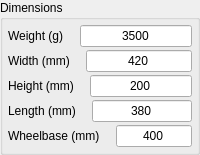
        <widget class="QGroupBox" name="groupBox">
         <property name="sizePolicy">
          <sizepolicy hsizetype="MinimumExpanding" vsizetype="Preferred">
           <horstretch>0</horstretch>
           <verstretch>0</verstretch>
          </sizepolicy>
         </property>
         <property name="title">
          <string>Dimensions</string>
         </property>
         <layout class="QGridLayout" name="gridLayout_11" rowstretch="0,0,0,0,0">
          <property name="leftMargin">
           <number>5</number>
          </property>
          <property name="topMargin">
           <number>5</number>
          </property>
          <property name="rightMargin">
           <number>5</number>
          </property>
          <property name="bottomMargin">
           <number>5</number>
          </property>
          <property name="spacing">
           <number>3</number>
          </property>
          <item row="2" column="0">
           <layout class="QHBoxLayout" name="horizontalLayout_28">
            <item>
             <widget class="QLabel" name="label_robot_weight_27">
              <property name="enabled">
               <bool>true</bool>
              </property>
              <property name="sizePolicy">
               <sizepolicy hsizetype="Maximum" vsizetype="Preferred">
                <horstretch>0</horstretch>
                <verstretch>0</verstretch>
               </sizepolicy>
              </property>
              <property name="minimumSize">
               <size>
                <width>0</width>
                <height>0</height>
               </size>
              </property>
              <property name="maximumSize">
               <size>
                <width>16777215</width>
                <height>16777215</height>
               </size>
              </property>
              <property name="text">
               <string>Height (mm)</string>
              </property>
             </widget>
            </item>
            <item>
             <spacer name="horizontalSpacer_27">
              <property name="orientation">
               <enum>Qt::Horizontal</enum>
              </property>
              <property name="sizeType">
               <enum>QSizePolicy::Preferred</enum>
              </property>
              <property name="sizeHint" stdset="0">
               <size>
                <width>13</width>
                <height>20</height>
               </size>
              </property>
             </spacer>
            </item>
            <item>
             <widget class="QLineEdit" name="lineEdit_robot_height">
              <property name="enabled">
               <bool>true</bool>
              </property>
              <property name="sizePolicy">
               <sizepolicy hsizetype="Ignored" vsizetype="Fixed">
                <horstretch>0</horstretch>
                <verstretch>0</verstretch>
               </sizepolicy>
              </property>
              <property name="minimumSize">
               <size>
                <width>0</width>
                <height>0</height>
               </size>
              </property>
              <property name="maximumSize">
               <size>
                <width>16777215</width>
                <height>16777215</height>
               </size>
              </property>
              <property name="text">
               <string>200</string>
              </property>
              <property name="alignment">
               <set>Qt::AlignCenter</set>
              </property>
             </widget>
            </item>
           </layout>
          </item>
          <item row="1" column="0">
           <layout class="QHBoxLayout" name="horizontalLayout_27">
            <item>
             <widget class="QLabel" name="label_robot_weight_26">
              <property name="enabled">
               <bool>true</bool>
              </property>
              <property name="sizePolicy">
               <sizepolicy hsizetype="Maximum" vsizetype="Preferred">
                <horstretch>0</horstretch>
                <verstretch>0</verstretch>
               </sizepolicy>
              </property>
              <property name="minimumSize">
               <size>
                <width>0</width>
                <height>0</height>
               </size>
              </property>
              <property name="maximumSize">
               <size>
                <width>16777215</width>
                <height>16777215</height>
               </size>
              </property>
              <property name="text">
               <string>Width (mm)</string>
              </property>
             </widget>
            </item>
            <item>
             <spacer name="horizontalSpacer_26">
              <property name="orientation">
               <enum>Qt::Horizontal</enum>
              </property>
              <property name="sizeType">
               <enum>QSizePolicy::Preferred</enum>
              </property>
              <property name="sizeHint" stdset="0">
               <size>
                <width>13</width>
                <height>20</height>
               </size>
              </property>
             </spacer>
            </item>
            <item>
             <widget class="QLineEdit" name="lineEdit_robot_width">
              <property name="enabled">
               <bool>true</bool>
              </property>
              <property name="sizePolicy">
               <sizepolicy hsizetype="Ignored" vsizetype="Fixed">
                <horstretch>0</horstretch>
                <verstretch>0</verstretch>
               </sizepolicy>
              </property>
              <property name="minimumSize">
               <size>
                <width>0</width>
                <height>0</height>
               </size>
              </property>
              <property name="maximumSize">
               <size>
                <width>16777215</width>
                <height>16777215</height>
               </size>
              </property>
              <property name="text">
               <string>420</string>
              </property>
              <property name="alignment">
               <set>Qt::AlignCenter</set>
              </property>
             </widget>
            </item>
           </layout>
          </item>
          <item row="4" column="0">
           <layout class="QHBoxLayout" name="horizontalLayout_29">
            <item>
             <widget class="QLabel" name="label_robot_weight_28">
              <property name="enabled">
               <bool>true</bool>
              </property>
              <property name="sizePolicy">
               <sizepolicy hsizetype="Maximum" vsizetype="Preferred">
                <horstretch>0</horstretch>
                <verstretch>0</verstretch>
               </sizepolicy>
              </property>
              <property name="minimumSize">
               <size>
                <width>0</width>
                <height>0</height>
               </size>
              </property>
              <property name="maximumSize">
               <size>
                <width>16777215</width>
                <height>16777215</height>
               </size>
              </property>
              <property name="text">
               <string>Wheelbase (mm)</string>
              </property>
             </widget>
            </item>
            <item>
             <spacer name="horizontalSpacer_28">
              <property name="orientation">
               <enum>Qt::Horizontal</enum>
              </property>
              <property name="sizeType">
               <enum>QSizePolicy::Preferred</enum>
              </property>
              <property name="sizeHint" stdset="0">
               <size>
                <width>13</width>
                <height>20</height>
               </size>
              </property>
             </spacer>
            </item>
            <item>
             <widget class="QLineEdit" name="lineEdit_robot_wheelbase">
              <property name="enabled">
               <bool>true</bool>
              </property>
              <property name="sizePolicy">
               <sizepolicy hsizetype="Ignored" vsizetype="Fixed">
                <horstretch>0</horstretch>
                <verstretch>0</verstretch>
               </sizepolicy>
              </property>
              <property name="minimumSize">
               <size>
                <width>0</width>
                <height>0</height>
               </size>
              </property>
              <property name="maximumSize">
               <size>
                <width>16777215</width>
                <height>16777215</height>
               </size>
              </property>
              <property name="text">
               <string>400</string>
              </property>
              <property name="alignment">
               <set>Qt::AlignCenter</set>
              </property>
             </widget>
            </item>
           </layout>
          </item>
          <item row="3" column="0">
           <layout class="QHBoxLayout" name="horizontalLayout_25">
            <item>
             <widget class="QLabel" name="label_robot_weight_13">
              <property name="enabled">
               <bool>true</bool>
              </property>
              <property name="sizePolicy">
               <sizepolicy hsizetype="Maximum" vsizetype="Preferred">
                <horstretch>0</horstretch>
                <verstretch>0</verstretch>
               </sizepolicy>
              </property>
              <property name="minimumSize">
               <size>
                <width>0</width>
                <height>0</height>
               </size>
              </property>
              <property name="maximumSize">
               <size>
                <width>16777215</width>
                <height>16777215</height>
               </size>
              </property>
              <property name="text">
               <string>Length (mm)</string>
              </property>
             </widget>
            </item>
            <item>
             <spacer name="horizontalSpacer_13">
              <property name="orientation">
               <enum>Qt::Horizontal</enum>
              </property>
              <property name="sizeType">
               <enum>QSizePolicy::Preferred</enum>
              </property>
              <property name="sizeHint" stdset="0">
               <size>
                <width>13</width>
                <height>20</height>
               </size>
              </property>
             </spacer>
            </item>
            <item>
             <widget class="QLineEdit" name="lineEdit_robot_lenght">
              <property name="enabled">
               <bool>true</bool>
              </property>
              <property name="sizePolicy">
               <sizepolicy hsizetype="Ignored" vsizetype="Fixed">
                <horstretch>0</horstretch>
                <verstretch>0</verstretch>
               </sizepolicy>
              </property>
              <property name="minimumSize">
               <size>
                <width>0</width>
                <height>0</height>
               </size>
              </property>
              <property name="maximumSize">
               <size>
                <width>16777215</width>
                <height>16777215</height>
               </size>
              </property>
              <property name="text">
               <string>380</string>
              </property>
              <property name="alignment">
               <set>Qt::AlignCenter</set>
              </property>
             </widget>
            </item>
           </layout>
          </item>
          <item row="0" column="0">
           <layout class="QHBoxLayout" name="horizontalLayout_26">
            <item>
             <widget class="QLabel" name="label_robot_weight_25">
              <property name="enabled">
               <bool>true</bool>
              </property>
              <property name="sizePolicy">
               <sizepolicy hsizetype="Maximum" vsizetype="Preferred">
                <horstretch>0</horstretch>
                <verstretch>0</verstretch>
               </sizepolicy>
              </property>
              <property name="minimumSize">
               <size>
                <width>0</width>
                <height>0</height>
               </size>
              </property>
              <property name="maximumSize">
               <size>
                <width>16777215</width>
                <height>16777215</height>
               </size>
              </property>
              <property name="text">
               <string>Weight (g)</string>
              </property>
             </widget>
            </item>
            <item>
             <spacer name="horizontalSpacer_25">
              <property name="orientation">
               <enum>Qt::Horizontal</enum>
              </property>
              <property name="sizeType">
               <enum>QSizePolicy::Preferred</enum>
              </property>
              <property name="sizeHint" stdset="0">
               <size>
                <width>13</width>
                <height>20</height>
               </size>
              </property>
             </spacer>
            </item>
            <item>
             <widget class="QLineEdit" name="lineEdit_robot_weight">
              <property name="enabled">
               <bool>true</bool>
              </property>
              <property name="sizePolicy">
               <sizepolicy hsizetype="Ignored" vsizetype="Fixed">
                <horstretch>0</horstretch>
                <verstretch>0</verstretch>
               </sizepolicy>
              </property>
              <property name="minimumSize">
               <size>
                <width>0</width>
                <height>0</height>
               </size>
              </property>
              <property name="maximumSize">
               <size>
                <width>16777215</width>
                <height>16777215</height>
               </size>
              </property>
              <property name="text">
               <string>3500</string>
              </property>
              <property name="alignment">
               <set>Qt::AlignCenter</set>
              </property>
             </widget>
            </item>
           </layout>
          </item>
         </layout>
        </widget>
